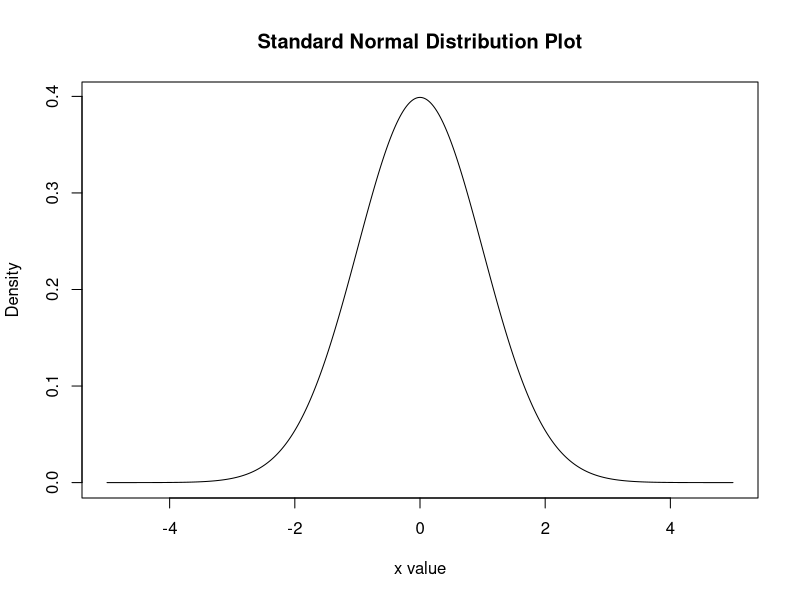
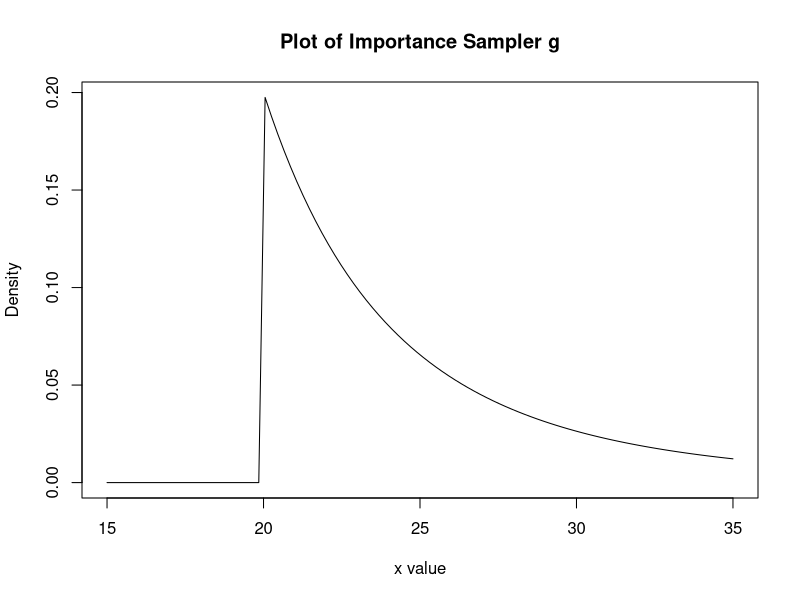

Recreate these plots in R, in order.
rm(list=ls())

x <- seq(-5,5,length=1000);
y = dnorm(x);
plot(x,y,type="l",xlab="x value", ylab="Density",main="Standard Normal Distribution Plot");

rm(list=ls())
x <- seq(15,35,length = 100);
Phi <- mat.or.vec(100,1)
g <- mat.or.vec(100,1)
for (i in 1:length(x)) {
  if(x[i]<=20){
    Phi[i] = 0;
    g[i] = 0;
  } else {
    Phi[i] = dnorm(x[i]);
    g[i] = 4*20^4*(x[i])^(-5);
  }
}
#plot(x,Phi,type="l",xlab="x value", ylab="Density",main="Plot of Phi for x > 20",col="red");
#lines(x,Phi,col="red")
plot(x,g,type="l",xlab="x value", ylab="Density",main="Plot of Importance Sampler g");
